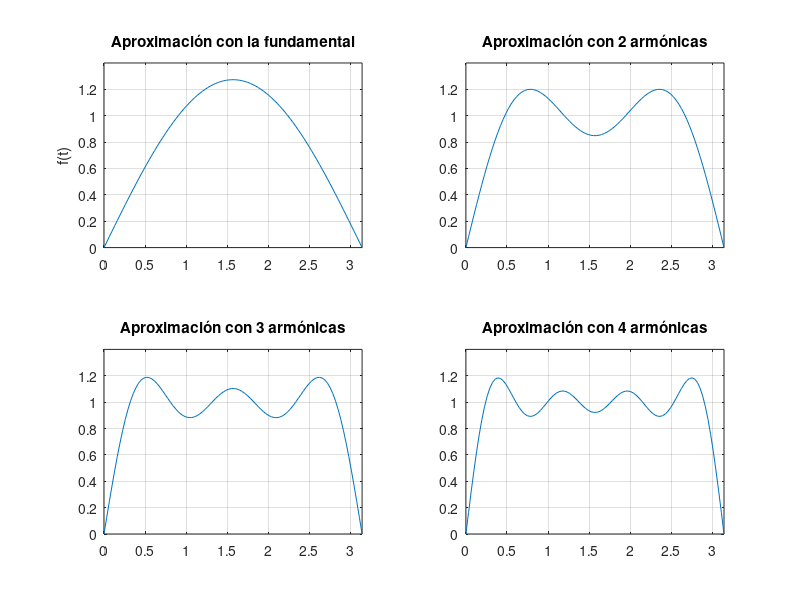

Here is the MATLAB script that generated this plot:
%{
** ######################################################################################################
**      Archivo: 01 - GraficasSeparadas.m
**      SO: Windows 10
**      Herramienta: Visual Studio Code
**                   MATLAB R2023a
**
**      Notas:
**          En esta parte de la practica se pretende aproximaremos a traves de la serie trigonometrica de
**           fourier.
**              1.- Una función rectangular con 2, 3 y 4 terminos.
** ######################################################################################################
%}

clear all
clf                                     % Elimina las figuras
clc

% MAIN PROGRAM

% Definimos desde donde a donde se condiera medio ciclo (pi) y en cuantos
% pasos.
t = 0 : pi / 97 : pi;
y = (4 / pi) * sin(t);                  % Escribimos el eje "y"

% Subdividimos la gráfica con el comando subplot en una gráfica de 2 x 2 y
% se denota en donde se dinujara.
subplot(2, 2, 1)
plot(t, y)
title('Aproximación con la fundamental')
ylabel('f(t)')
grid on
axis([0 pi 0 1.4])

% 3er ARMONICA

% Dado a que es una función seno con la que se esta aproximando y es impar
% se tomara la tercer armonica sumandola a la anterior
y1 = y + (4 / pi) * sin(3* t) / 3;
subplot(2, 2, 2)
plot(t, y1)
title('Aproximación con 2 armónicas')
grid on
axis([0 pi 0 1.4])

% 5ta ARMONICA

y2 = y1 + (4 / pi) * sin(5 * t) / 5;
subplot(2, 2, 3)
plot(t, y2)
title('Aproximación con 3 armónicas')
grid on
axis([0 pi 0 1.4])

% 7ma ARMONICA

y3 = y2 + (4 / pi) * sin(7 * t) / 7;
subplot(2, 2, 4)
plot(t, y3)
title('Aproximación con 4 armónicas')
grid on
axis([0 pi 0 1.4])